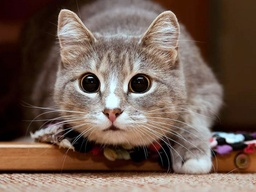
#> input picture Lab_2/image/cat1.jpg, 256 x 192 px, shrunk from 1600 x 1200 before the run
$ jupyter execute --allow-errors Untitled.ipynb
#> lines starting #> are read from the running program, lines starting #| are printed output that depends on the picture
[cell 1]
import numpy as np
import random
import matplotlib.pyplot as plt

import cv2

[cell 2]
image = 'image/cat1.jpg'
img = cv2.imread(image)
#> img is the input picture: shape (192, 256, 3); mean B, G, R 80.9, 92, 112.3

[cell 3]
img = cv2.cvtColor(img, cv2.COLOR_BGR2RGB)

[cell 4]
plt.imshow(img)

# 2. Наложение шумов

[cell 5]
def add_noise(arr):
    arr1 = arr.copy()
    ver = np.zeros((1, 100))
    ver = ver[0]
    for i in range(12):
        ver[i] = 1
    for i in range(arr1.shape[0]):
        for j in range(arr1.shape[1]):
            b = random.choice(ver)
            if b != 0:
                arr1[i, j] = np.array([255, 255, 255])
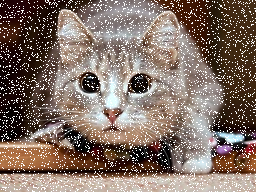
#> arr1: shape (192, 256, 3); mean R, G, B 129.1, 111.2, 101.4
    return arr1

[cell 6]
img2 = add_noise(img)

[cell 7]
plt.imshow(img2)

# 3. Функция реализации ранговой фильтрации

[cell 8]
def bubble_sort(arr):
    arr1 = arr.copy()
    for j in range(len(arr1)):
        for i in range(len(arr1)):
            try:
                if sum(arr1[i+1]) < sum(arr1[i]):
                    arr1[i], arr1[i+1] = arr1[i+1], arr1[i]
            except:
                try:
                    if arr1[i+1] < arr1[i]:
                        arr1[i], arr1[i+1] = arr1[i+1], arr1[i]
                except:
                    pass
    return arr1

[cell 9]
x = [1, 3, 2, 4]

[cell 10]
bubble_sort(x)

[cell 11]
def rang_filt(arr):
    arr1 = arr.copy()
    arr1 = arr1.reshape(arr1.shape[0], arr1.shape[1]*3, 1)
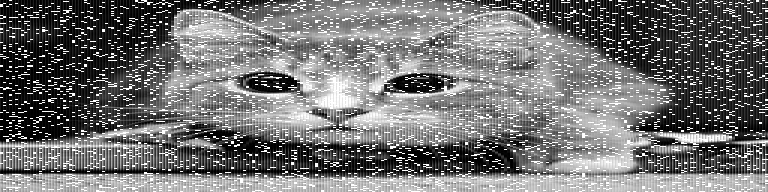
#> arr1: shape (192, 768, 1); min 0, max 255, mean 113.9
    for i in range(1, arr1.shape[0]-1):
        print(i)
        for j in range(1, arr1.shape[1]-1):
            square = [arr1[i, j], arr1[i+1, j], arr1[i-1, j], arr1[i, j+1], arr1[i, j-1]]
            square = bubble_sort(square)
            arr1[i, j] = square[0]
            arr1[i+1, j] = square[1]
            arr1[i-1, j] = square[2]
            arr1[i, j+1] = square[3]
            arr1[i, j-1] = square[4]
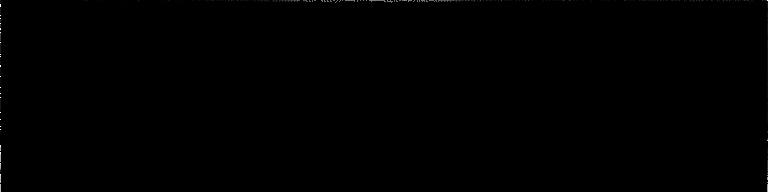
#> arr1: shape (192, 768, 1); min 0, max 255, mean 0.3
    arr1 = arr1.reshape(arr1.shape[0], arr1.shape[1]/3, 3)
    return arr1
